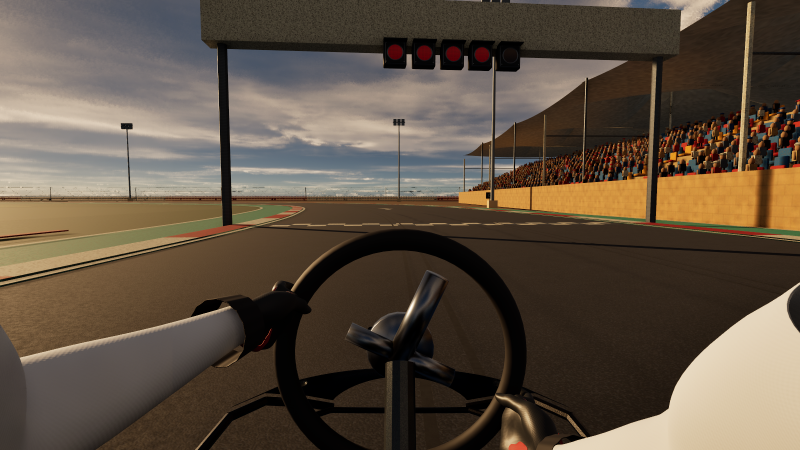
#> input picture Evidence/Cockpit_Reference_v2/reference_current.png, 1600 x 900 px, given in place of straight_center.png, which was not available (shown at 1/2 size); the run also reads 1 picture not shown here
$ python compare_cockpit_v2.py
#> lines starting #> are read from the running program, lines starting #| are printed output that depends on the picture; pictures that were not available may be replaced by others from this repository, and a replacement may not be noted
"""Compose labeled evidence from unaltered Unreal captures and the supplied real reference."""
from pathlib import Path
from PIL import Image,ImageDraw,ImageFont,ImageOps
import json
ROOT=Path(__file__).resolve().parents[1];EV=ROOT/'Evidence/Cockpit_Reference_v2';ART=ROOT/'Art/PlayerVisuals/Cockpit_Reference_v2'
fontpath='C:/Windows/Fonts/arial.ttf'
font=ImageFont.truetype(fontpath,26);small=ImageFont.truetype(fontpath,19);title=ImageFont.truetype(fontpath,34)
def make_sheet(shot,name):
 canvas=Image.new('RGB',(2400,1120),(19,24,32));d=ImageDraw.Draw(canvas);d.text((26,16),'ROAD TO F1 | Cockpit geometry and road visibility',font=title,fill='white')
 paths=[EV/'Before'/f'{shot}.png',EV/'After'/f'{shot}.png',EV/'reference_real.png'];labels=['BEFORE | preserved Unreal cockpit','AFTER | reference-inspired 3D cockpit','REFERENCE | supplied real kart photo']
 for i,(path,label) in enumerate(zip(paths,labels)):
  im=Image.open(path).convert('RGB');x=i*800;d.text((x+20,72),label,font=font,fill=(225,233,242));panel=ImageOps.contain(im,(784,441),Image.Resampling.LANCZOS);canvas.paste(panel,(x+8,112+(441-panel.height)//2))
  if i<2:
   y=112+int(441*.60)
   for xx in range(x+8,x+792,24):d.line((xx,y,min(xx+13,x+791),y),fill=(61,213,235),width=2)
  d.text((x+20,574),'DETAIL | cropped from the image above',font=small,fill=(185,197,210))
  w,h=im.size
  crop=im.crop((int(w*.26),int(h*.54),int(w*.74),h)) if i<2 else im.crop((int(w*.22),int(h*.22),int(w*.79),h))
  crop=ImageOps.contain(crop,(784,410),Image.Resampling.LANCZOS);canvas.paste(crop,(x+8+(784-crop.width)//2,615+(410-crop.height)//2))
 d.text((24,1060),'Cyan guide: 60% screen height. Reference informs geometry, not a fixed camera composition.',font=small,fill=(190,203,219))
 d.text((24,1086),'Unreal road samples are stationary diagnostic POVs. No AI-generated imagery or retouching.',font=small,fill=(190,203,219));canvas.save(EV/name)
make_sheet('straight_center','Before_After_Reference.png');make_sheet('corner_left','Corner_Before_After_Reference.png')
#> in make_sheet, im is the input picture: PIL image 1600x900 RGB; mean R, G, B 93.6, 80.2, 66
#> in make_sheet, `panel = ImageOps.contain(im, (784, 441), Image.Resampling.LANCZOS)`:
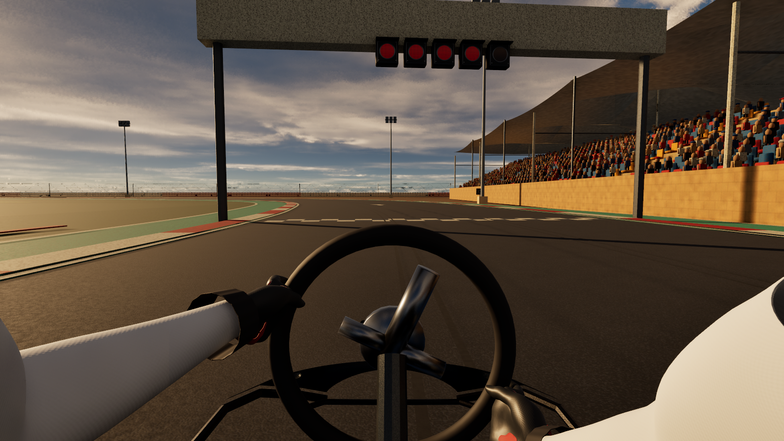
#> panel: PIL image 784x441 RGB; mean R, G, B 93.6, 80.2, 66
#> in make_sheet, `canvas.paste(panel, (x + 8, 112 + (441 - panel.height) // 2))`:
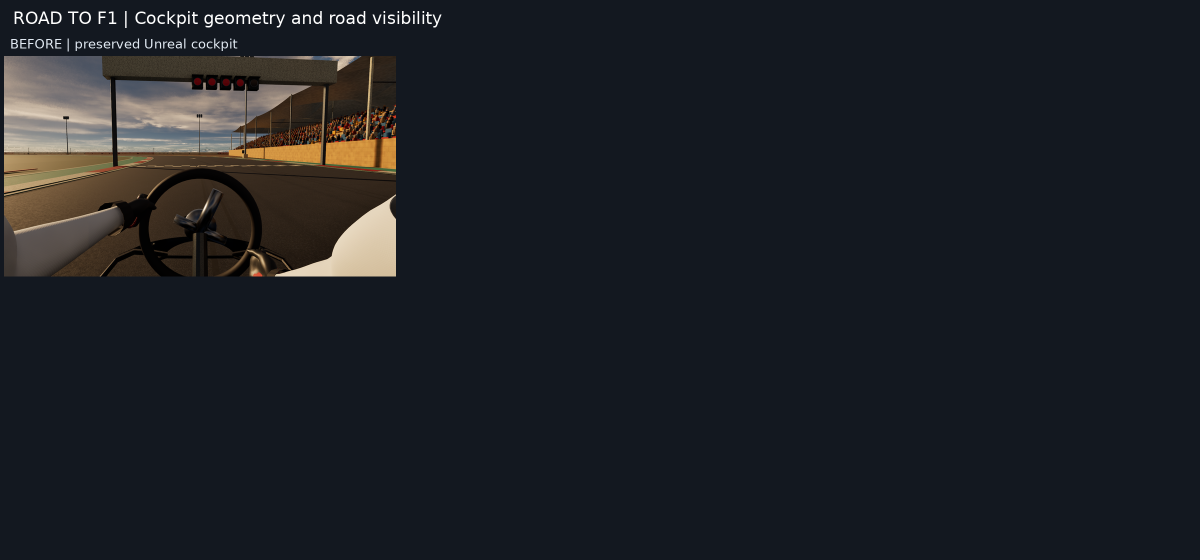
#> canvas: PIL image 2400x1120 RGB (shown at 1/2 size); mean R, G, B 29.3, 31.9, 37.1
#> in make_sheet, `crop=im.crop((int(w*.26),int(h*.54),int(w*.74),h)) if i<2 else im.crop..`:
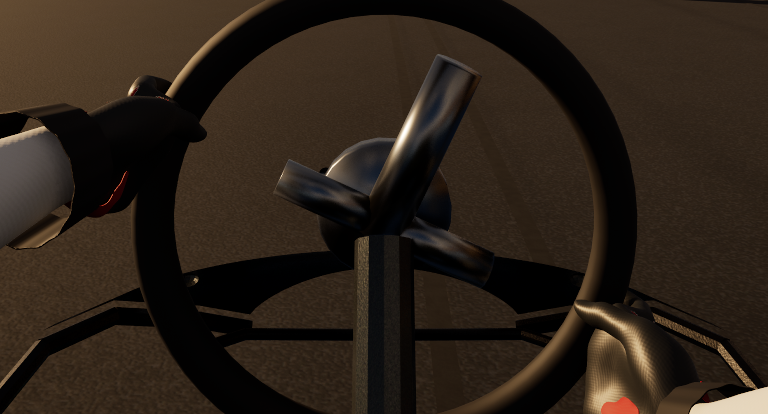
#> crop: PIL image 768x414 RGB; mean R, G, B 43.9, 33.6, 24.3
#> in make_sheet, `canvas.paste(crop, (x + 8 + (784 - crop.width) // 2, 615 + (410 - crop`:
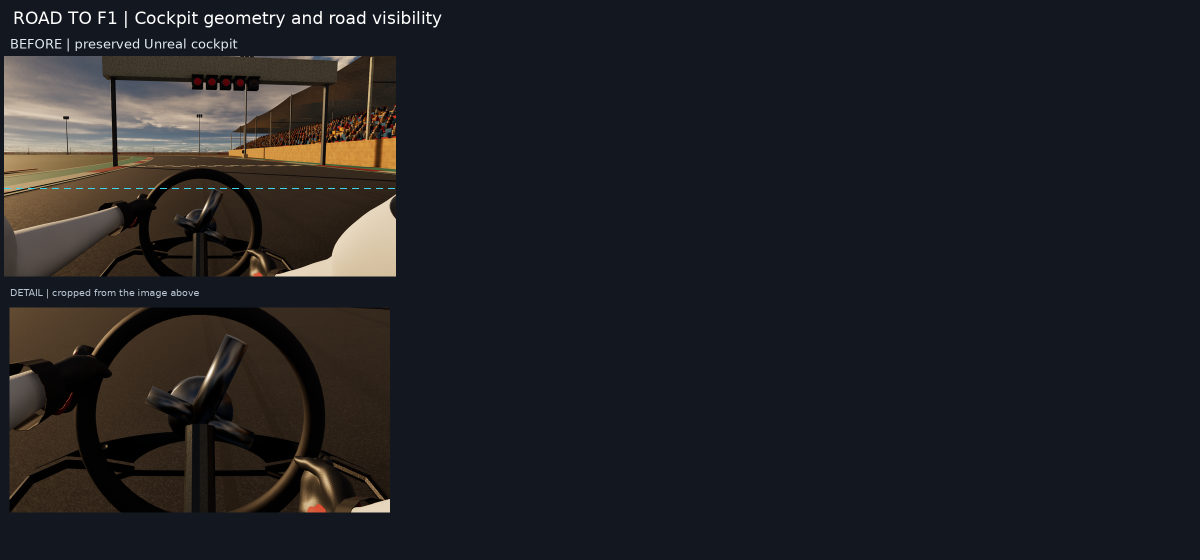
#> canvas: PIL image 2400x1120 RGB (shown at 1/2 size); mean R, G, B 32.3, 33.2, 36.3
#> pass 2 of the loop in make_sheet, `for i,(path,label) in enumerate(zip(paths,labels)):`:
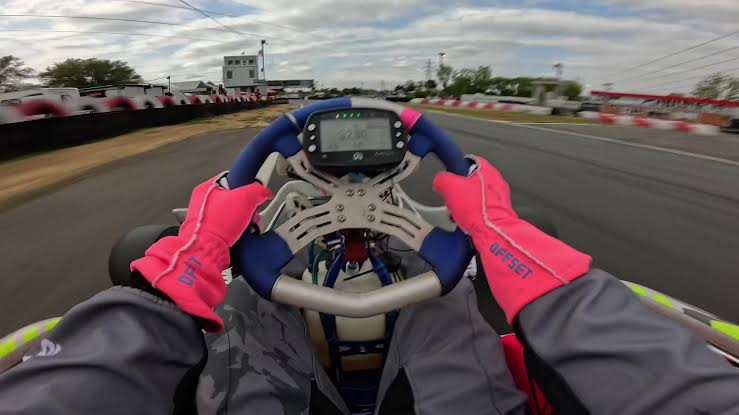
#> input picture Evidence/Cockpit_Reference_v2/reference_real.png, 739 x 415 px, given in place of straight_center.png, which was not available
#> in make_sheet, im is the input picture: PIL image 739x415 RGB; mean R, G, B 105.1, 91.5, 93
#> panel: PIL image 784x440 RGB
#> in make_sheet, `crop=im.crop((int(w*.26),int(h*.54),int(w*.74),h)) if i<2 else im.crop..`:
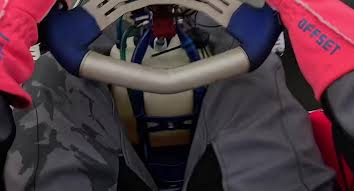
#> crop: PIL image 354x191 RGB; mean R, G, B 77.4, 52.8, 62.3
#> in make_sheet, `canvas.paste(crop, (x + 8 + (784 - crop.width) // 2, 615 + (410 - crop`:
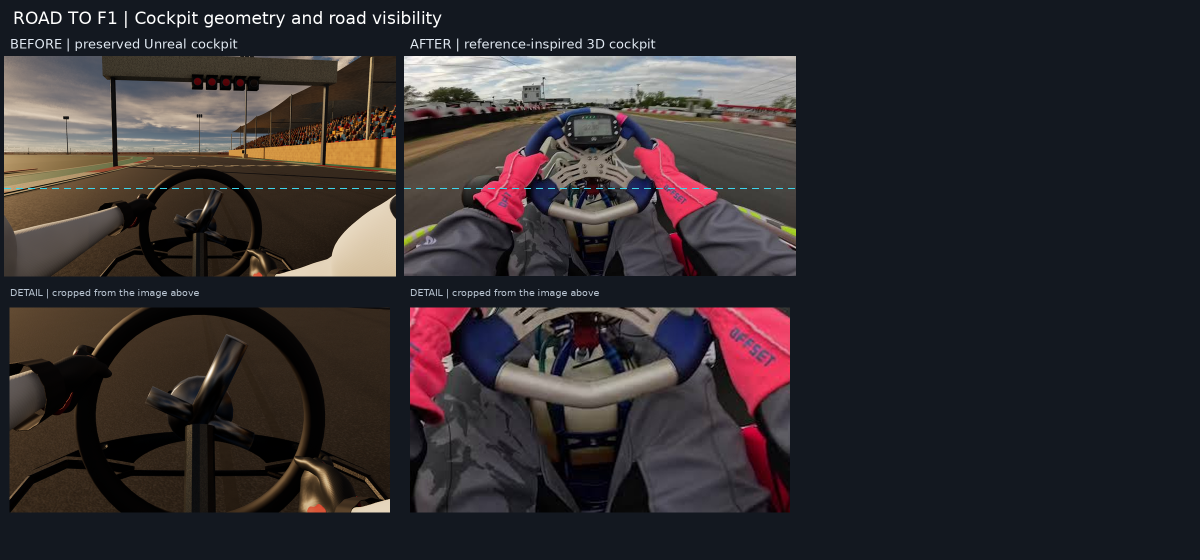
#> canvas: PIL image 2400x1120 RGB (shown at 1/2 size); mean R, G, B 50.4, 45.5, 48
#> in make_sheet, `d.text((24, 1086), 'Unreal road samples are stationary diagnostic POVs`:
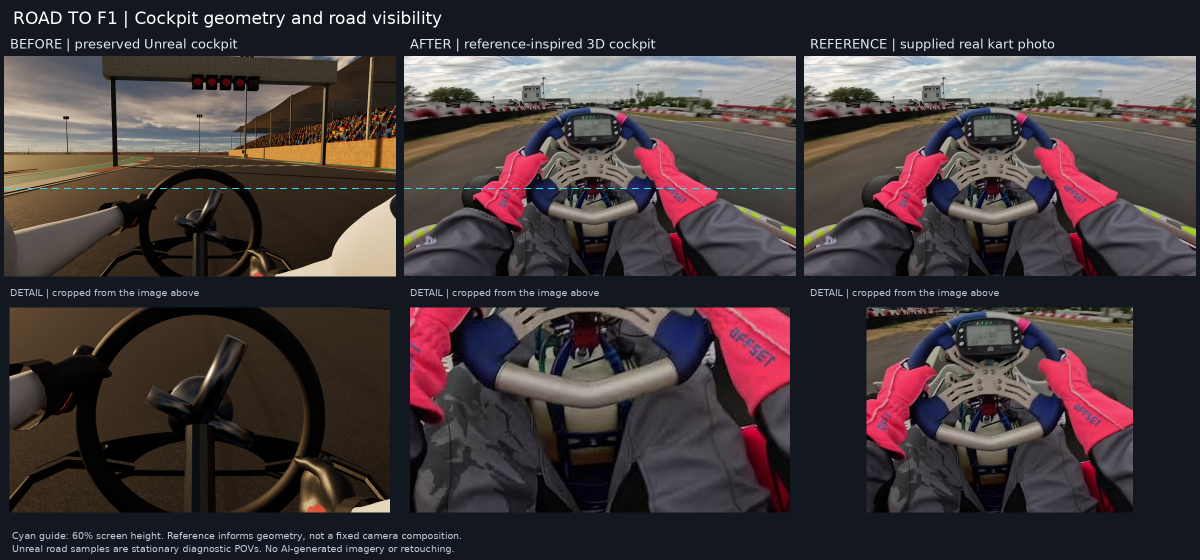
#> saved as Before_After_Reference.png: PIL image 2400x1120 RGB (shown at 1/2 size); mean R, G, B 67.9, 58.2, 59.7
#> call 2 of make_sheet, with shot = 'corner_left', name = 'Corner_Before_After_Reference.png'
#> in make_sheet (call 2), `canvas.paste(panel, (x + 8, 112 + (441 - panel.height) // 2))`:
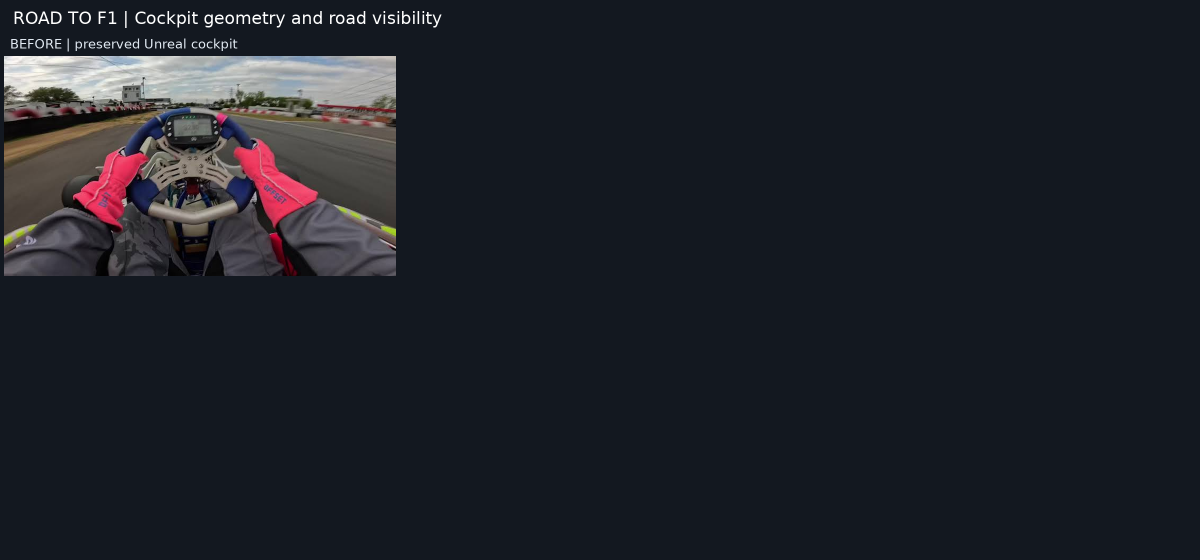
#> canvas: PIL image 2400x1120 RGB (shown at 1/2 size); mean R, G, B 30.8, 33.4, 40.5
#> in make_sheet (call 2), `canvas.paste(crop, (x + 8 + (784 - crop.width) // 2, 615 + (410 - crop`:
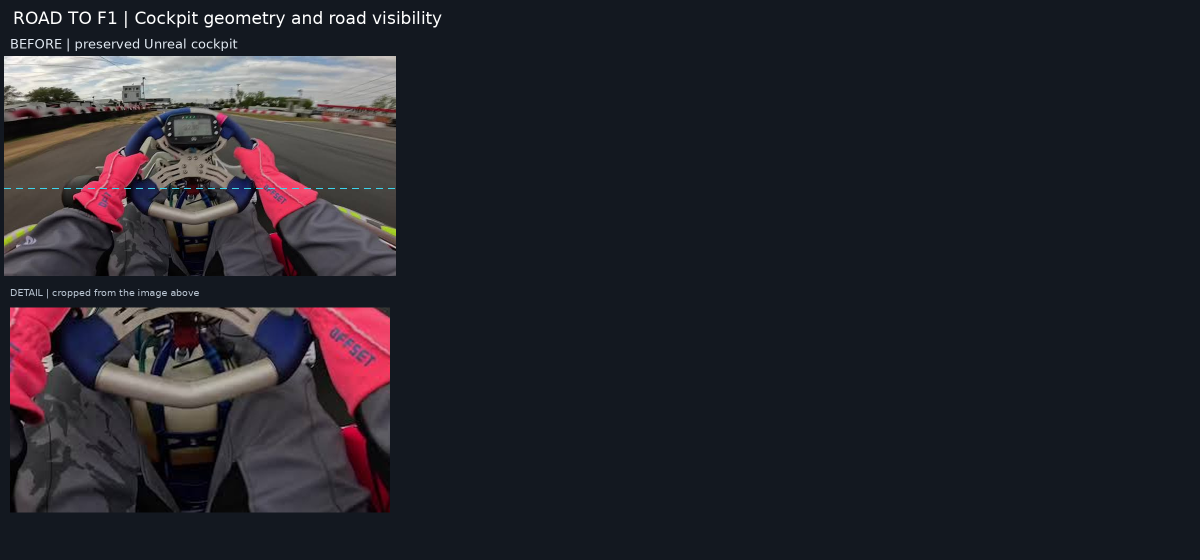
#> canvas: PIL image 2400x1120 RGB (shown at 1/2 size); mean R, G, B 37.6, 36.8, 44.2
#> pass 2 of the loop in make_sheet, `for i,(path,label) in enumerate(zip(paths,labels)):`:
#> (the run stopped early here; a loop or call above may not have finished)
